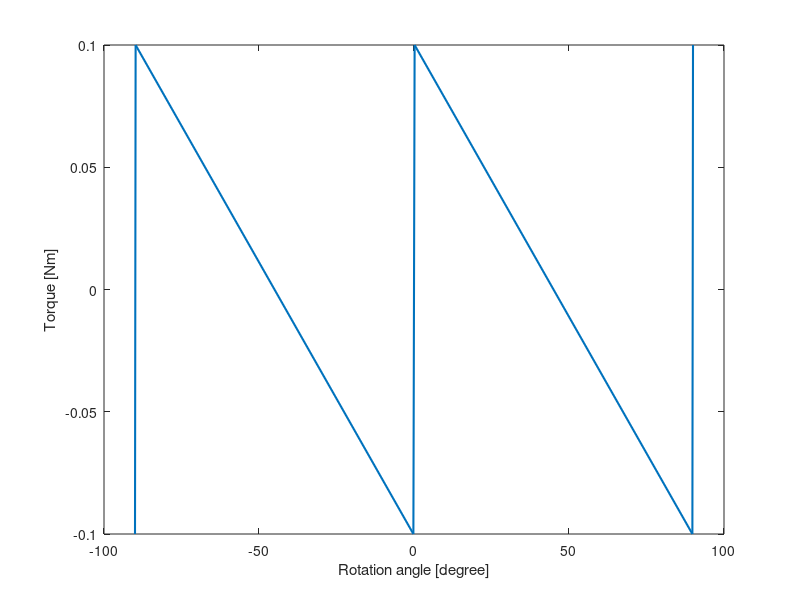

Here is the MATLAB script that generated this plot: (Note: this script raises an error after producing the figure.)
% =========================================================================
% ERC Design Step 1: Spring Selection based on target torque and Safety
% Factor (SF)
%
% Author: Rui Wu (rui.wu@usys.ethz.ch)
%         Stefano Mintchev (stefano.mintchev@usys.ethz.ch)
% Environmental Robotics Lab, ETH Zurich, 2024
%
% Funded by the Horizon Europe project in AI & robotics:
% "SPEAR: Spatial Perception & Embodied Autonomy Research"
% =========================================================================

%% Input 1/2: Design parameters
SF = 2; % Target Safety Factor (SF), default = 2
n_spring = 1; % Number of springs
sensorised = 1; % Does the ERC has integrated angular sensor (potentiometer)? 1->Y, 0->N
L_coupler = 5; % Length of coupler for senrorised ERC
dtheta = 0.1*pi/180; % Resolution of cam design, default = 0.1*pi/180

%% Input 2/2: Required Response
% Need: 1) Theta_EA, Rotation of one cam (1/2 of total bending), in radians
%       2) M_EA, Target torque profile (N*m)
% below are examples

% %%% Example 1
% Theta_EA=[-45 45]*pi/180;
% M_EA=[-1 1]*0.25;

%%% Example 2
Theta_EA=[-45 -44.9 -0.1 0.1 44.9 45]*pi/180;
M_EA=[-1 1 -1 1 -1 1]*0.1;

% %%% Example 3
% Theta_EA=[-45 -0.1 0.1 45]*pi/180;
% M_EA=[-0.5 -0.5 0.5 0.5]*0.25;

% %%% Example 4
% Theta_EA=[-45 -0.1 0.1 45]*pi/180;
% M_EA=[-0 -0.5 0.5 0]*0.25;

%%% Example on repository
% % Rotation of one cam (1/2 of total bending), in radians
% Theta_EA = [-45 -44.9 -30 -15 0 0.1 15 30 44.9 45] * pi / 180;  
% % Target torque profile (N*m)
% M_EA = [-0.4 -0.035 0 -0.07 -0.035 0.035 0.07 0 0.035 0.4];  

% %%% Live demo
% M_max=0.05; % Target maximum moment (N*m)
% Theta_EA=(-15:0.25:15);
% M_EA=(15^2-Theta_EA.^2).^0.5/30+0.5; % torque (N*m)
% Theta_EA=[0.1 10 Theta_EA+30]*pi/180; % rotation of one rolamite (1/2 of total bending)
% M_EA=[1 1 M_EA]*M_max; % normalised moment profile * M_max
% M_EA(end)=5*M_max; % adding an end-stopping effect
% M_EA=[fliplr(-M_EA) M_EA]; % generate symmetrical profile
% Theta_EA=[fliplr(-Theta_EA) Theta_EA]; % generate symmetrical profile

%%% X-drone 2025
% Rotation of one cam (1/2 of total bending), in radians
% Theta_EA = [0 0.1 5 30 34.9 35] * pi / 180;  
% Target torque profile (N*m)
% M_EA = [-0.6 0.21 0.21 0.07 0.07 0.8]; 

%% Spring Requirement Evaluation

% Interpolate the target torque according to resolution
theta = (Theta_EA(1):dtheta:Theta_EA(end)); % acquisition points
M = interp1(Theta_EA, M_EA, theta, 'linear'); % target torque (N*m)
DU = cumtrapz(theta*2, M);% incremental energy starting from theta = 0 (J)
% Target torque variation rate
slopes = diff(M_EA) ./ diff(Theta_EA * 2);  
% Maximum target torque reduction rate
M_slp = -1 * min(slopes);  

%% Output
D = max((0.28*M_slp/n_spring*1000)^(1/3),(0.33*(max(DU) - min(DU))/n_spring*1000)^(1/3)); % Mass model's estimation of spring diameter
fprintf('Spring requirement:\n');
fprintf('   No. of springs (user defined):  %g \n', n_spring);
fprintf('   Max length & tension:           L_max*T_max >= %.2g N*m (per spring)\n', 4 * M_slp/n_spring * SF);
fprintf('   Max. elongation & tension:     ΔL_max*T_max >= %.2g N*m (per spring)\n\n', 2 * (max(DU) - min(DU))/n_spring * SF);
fprintf('Mass model estimation (this is only a guideline, as spring selection is not unique):\n');
fprintf('L_max: %.2g mm, coil diameter: %.2g mm, wire diameter: %.2g mm, ', D*10 + sensorised*L_coupler, D, D/5);
fprintf('ERC mass: %.2g g\n', max(max(0.14 * M_slp/n_spring*1000, 0.17 * (max(DU) - min(DU))/n_spring*1000), 25)+sensorised*10);
if sensorised == 1
    fprintf('Note: L_max includes the length of coupler, and ERC mass includes 10 g of sensor accesories\n\n');
else
    fprintf('\n');
end
fprintf('For max. torque reduction rate %.3g N*m/rad\n', M_slp);
fprintf('and target energy variation %.3g J\n', (max(DU) - min(DU)));
fprintf('with Safety Factor SF = %.3g \n', SF);

figure
plot(Theta_EA*2*180/pi,M_EA,'LineWidth', 1.5)
xlabel('Rotation angle [degree]'); ylabel('Torque [Nm]')
fontsize(16,"points")
title('Target ERC torque response')
grid on
